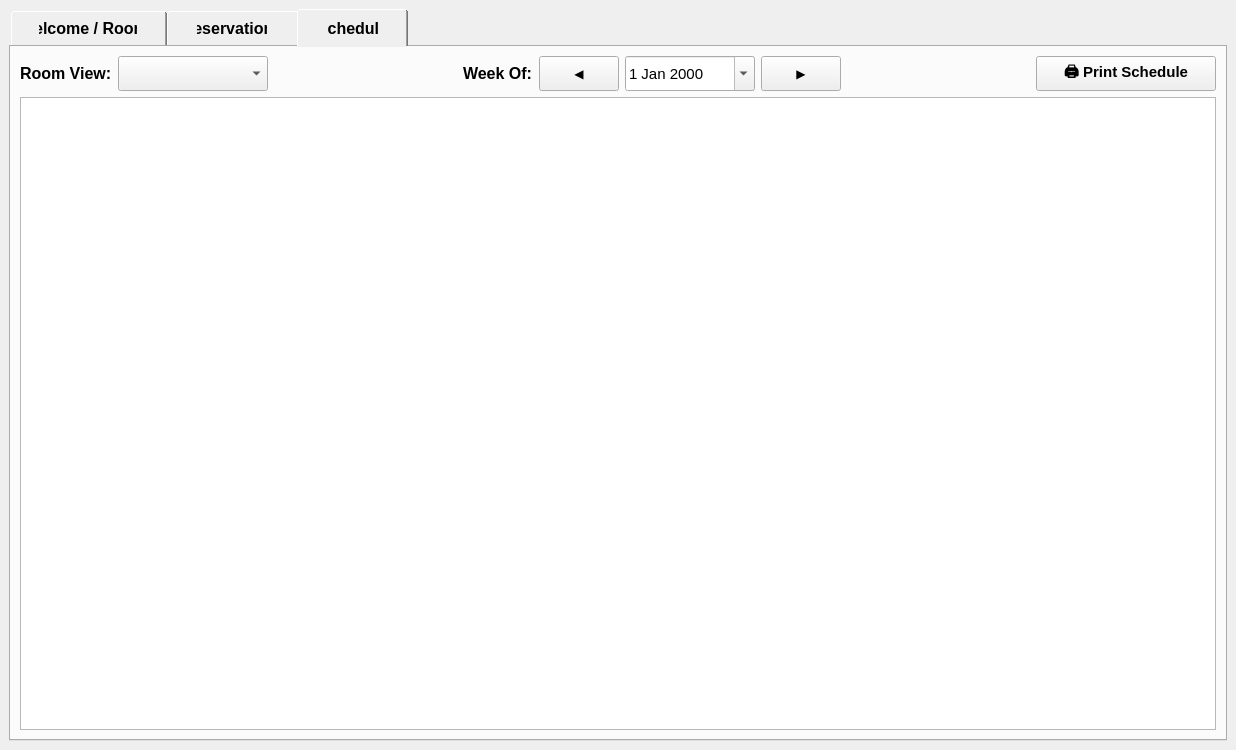
<?xml version="1.0" encoding="UTF-8"?>
<ui version="4.0">
 <class>HomeWindow</class>
 <widget class="QMainWindow" name="HomeWindow">
  <property name="geometry">
   <rect>
    <x>0</x>
    <y>0</y>
    <width>1236</width>
    <height>750</height>
   </rect>
  </property>
  <property name="windowTitle">
   <string>CAS Room &amp; Reservation Manager</string>
  </property>
  <widget class="QWidget" name="centralwidget">
   <layout class="QVBoxLayout" name="verticalLayout">
    <item>
     <widget class="QTabWidget" name="tabWidget">
      <property name="styleSheet">
       <string notr="true">
QTabBar::tab {
    font-size: 12pt;
    font-weight: bold;
    padding: 12px 30px;
}
       </string>
      </property>
      <property name="currentIndex">
       <number>2</number>
      </property>
      <widget class="QWidget" name="welcomeTab">
       <attribute name="title">
        <string>Welcome / Rooms</string>
       </attribute>
       <layout class="QVBoxLayout" name="verticalLayout_2">
        <item>
         <spacer name="topSpacer_1">
          <property name="orientation">
           <enum>Qt::Orientation::Vertical</enum>
          </property>
          <property name="sizeHint" stdset="0">
           <size>
            <width>20</width>
            <height>20</height>
           </size>
          </property>
         </spacer>
        </item>
        <item>
         <widget class="QLabel" name="welcomeLabel">
          <property name="font">
           <font>
            <pointsize>20</pointsize>
            <bold>true</bold>
           </font>
          </property>
          <property name="text">
           <string>Welcome to the CAS Room Manager</string>
          </property>
          <property name="alignment">
           <set>Qt::AlignmentFlag::AlignCenter</set>
          </property>
         </widget>
        </item>
        <item>
         <spacer name="midSpacer_1">
          <property name="orientation">
           <enum>Qt::Orientation::Vertical</enum>
          </property>
          <property name="sizeHint" stdset="0">
           <size>
            <width>20</width>
            <height>30</height>
           </size>
          </property>
         </spacer>
        </item>
        <item>
         <layout class="QHBoxLayout" name="centerRoomLayout">
          <item>
           <spacer name="horizontalSpacer_1">
            <property name="orientation">
             <enum>Qt::Orientation::Horizontal</enum>
            </property>
            <property name="sizeHint" stdset="0">
             <size>
              <width>0</width>
              <height>0</height>
             </size>
            </property>
           </spacer>
          </item>
          <item>
           <widget class="QGroupBox" name="roomGroupBox">
            <property name="minimumSize">
             <size>
              <width>600</width>
              <height>0</height>
             </size>
            </property>
            <property name="font">
             <font>
              <pointsize>11</pointsize>
             </font>
            </property>
            <property name="title">
             <string>Room Management</string>
            </property>
            <layout class="QHBoxLayout" name="horizontalLayout">
             <item>
              <widget class="QLabel" name="labelRoomPrefix">
               <property name="text">
                <string>CAS - </string>
               </property>
              </widget>
             </item>
             <item>
              <widget class="QLineEdit" name="roomInput">
               <property name="placeholderText">
                <string>e.g. 101A</string>
               </property>
              </widget>
             </item>
             <item>
              <widget class="QPushButton" name="btnCreateRoom">
               <property name="text">
                <string>Create Room</string>
               </property>
              </widget>
             </item>
             <item>
              <widget class="QPushButton" name="btnDeleteRoom">
               <property name="text">
                <string>Delete Room</string>
               </property>
              </widget>
             </item>
            </layout>
           </widget>
          </item>
          <item>
           <spacer name="horizontalSpacer_2">
            <property name="orientation">
             <enum>Qt::Orientation::Horizontal</enum>
            </property>
            <property name="sizeHint" stdset="0">
             <size>
              <width>0</width>
              <height>0</height>
             </size>
            </property>
           </spacer>
          </item>
         </layout>
        </item>
        <item>
         <spacer name="bottomSpacer_1">
          <property name="orientation">
           <enum>Qt::Orientation::Vertical</enum>
          </property>
          <property name="sizeHint" stdset="0">
           <size>
            <width>20</width>
            <height>400</height>
           </size>
          </property>
         </spacer>
        </item>
        <item>
         <layout class="QHBoxLayout" name="bottomButtonsLayout">
          <item>
           <widget class="QPushButton" name="btnHelpManual">
            <property name="minimumSize">
             <size>
              <width>150</width>
              <height>35</height>
             </size>
            </property>
            <property name="font">
             <font>
              <pointsize>11</pointsize>
              <bold>true</bold>
             </font>
            </property>
            <property name="text">
             <string>❓ Help / Manual</string>
            </property>
           </widget>
          </item>
          <item>
           <spacer name="bottomHorizontalSpacer">
            <property name="orientation">
             <enum>Qt::Orientation::Horizontal</enum>
            </property>
            <property name="sizeHint" stdset="0">
             <size>
              <width>40</width>
              <height>20</height>
             </size>
            </property>
           </spacer>
          </item>
          <item>
           <widget class="QPushButton" name="btnImportDatabase">
            <property name="minimumSize">
             <size>
              <width>160</width>
              <height>35</height>
             </size>
            </property>
            <property name="font">
             <font>
              <pointsize>11</pointsize>
              <bold>true</bold>
             </font>
            </property>
            <property name="text">
             <string>Import Database</string>
            </property>
           </widget>
          </item>
          <item>
           <widget class="QPushButton" name="btnExportDatabase">
            <property name="minimumSize">
             <size>
              <width>160</width>
              <height>35</height>
             </size>
            </property>
            <property name="font">
             <font>
              <pointsize>11</pointsize>
              <bold>true</bold>
             </font>
            </property>
            <property name="text">
             <string>Export Database</string>
            </property>
           </widget>
          </item>
         </layout>
        </item>
       </layout>
      </widget>
      <widget class="QWidget" name="reservationTab">
       <attribute name="title">
        <string>Reservations</string>
       </attribute>
       <layout class="QVBoxLayout" name="verticalLayout_3">
        <item>
         <spacer name="topSpacer_2">
          <property name="orientation">
           <enum>Qt::Orientation::Vertical</enum>
          </property>
          <property name="sizeHint" stdset="0">
           <size>
            <width>20</width>
            <height>20</height>
           </size>
          </property>
         </spacer>
        </item>
        <item>
         <layout class="QHBoxLayout" name="sideBySideLayout">
          <item>
           <spacer name="horizontalSpacer_3">
            <property name="orientation">
             <enum>Qt::Orientation::Horizontal</enum>
            </property>
            <property name="sizeHint" stdset="0">
             <size>
              <width>0</width>
              <height>0</height>
             </size>
            </property>
           </spacer>
          </item>
          <item>
           <widget class="QGroupBox" name="createResGroupBox">
            <property name="minimumSize">
             <size>
              <width>450</width>
              <height>0</height>
             </size>
            </property>
            <property name="font">
             <font>
              <pointsize>11</pointsize>
             </font>
            </property>
            <property name="title">
             <string>Create New Reservation</string>
            </property>
            <layout class="QFormLayout" name="formLayout">
             <property name="verticalSpacing">
              <number>15</number>
             </property>
             <item row="0" column="0">
              <widget class="QLabel" name="label_room">
               <property name="text">
                <string>Select Room:</string>
               </property>
              </widget>
             </item>
             <item row="0" column="1">
              <widget class="QComboBox" name="roomComboBox">
               <property name="minimumSize">
                <size>
                 <width>0</width>
                 <height>30</height>
                </size>
               </property>
              </widget>
             </item>
             <item row="1" column="0">
              <widget class="QLabel" name="label_name">
               <property name="text">
                <string>Reservation Name:</string>
               </property>
              </widget>
             </item>
             <item row="1" column="1">
              <widget class="QLineEdit" name="resNameInput">
               <property name="minimumSize">
                <size>
                 <width>0</width>
                 <height>30</height>
                </size>
               </property>
              </widget>
             </item>
             <item row="2" column="0">
              <widget class="QLabel" name="label_startDate">
               <property name="text">
                <string>Start Date:</string>
               </property>
              </widget>
             </item>
             <item row="2" column="1">
              <widget class="QDateEdit" name="startDateEdit">
               <property name="minimumSize">
                <size>
                 <width>0</width>
                 <height>30</height>
                </size>
               </property>
               <property name="calendarPopup">
                <bool>true</bool>
               </property>
              </widget>
             </item>
             <item row="3" column="0">
              <widget class="QLabel" name="label_startTime">
               <property name="text">
                <string>Start Time:</string>
               </property>
              </widget>
             </item>
             <item row="3" column="1">
              <widget class="QTimeEdit" name="startTimeEdit">
               <property name="minimumSize">
                <size>
                 <width>0</width>
                 <height>30</height>
                </size>
               </property>
               <property name="displayFormat">
                <string>hh:mm AP</string>
               </property>
              </widget>
             </item>
             <item row="4" column="0">
              <widget class="QLabel" name="label_endDate">
               <property name="text">
                <string>End Date:</string>
               </property>
              </widget>
             </item>
             <item row="4" column="1">
              <widget class="QDateEdit" name="endDateEdit">
               <property name="minimumSize">
                <size>
                 <width>0</width>
                 <height>30</height>
                </size>
               </property>
               <property name="calendarPopup">
                <bool>true</bool>
               </property>
              </widget>
             </item>
             <item row="5" column="0">
              <widget class="QLabel" name="label_endTime">
               <property name="text">
                <string>End Time:</string>
               </property>
              </widget>
             </item>
             <item row="5" column="1">
              <widget class="QTimeEdit" name="endTimeEdit">
               <property name="minimumSize">
                <size>
                 <width>0</width>
                 <height>30</height>
                </size>
               </property>
               <property name="displayFormat">
                <string>hh:mm AP</string>
               </property>
              </widget>
             </item>
             <item row="6" column="0">
              <widget class="QLabel" name="label_frequency">
               <property name="text">
                <string>Frequency:</string>
               </property>
              </widget>
             </item>
             <item row="6" column="1">
              <widget class="QComboBox" name="frequencyComboBox">
               <property name="minimumSize">
                <size>
                 <width>0</width>
                 <height>30</height>
                </size>
               </property>
               <item>
                <property name="text">
                 <string>Does not repeat</string>
                </property>
               </item>
               <item>
                <property name="text">
                 <string>Everyday</string>
                </property>
               </item>
               <item>
                <property name="text">
                 <string>Every Week</string>
                </property>
               </item>
               <item>
                <property name="text">
                 <string>Every Month</string>
                </property>
               </item>
               <item>
                <property name="text">
                 <string>Every Year</string>
                </property>
               </item>
              </widget>
             </item>
             <item row="7" column="0" colspan="2">
              <widget class="QGroupBox" name="weekdayGroupBox">
               <property name="title">
                <string>Repeat on Days:</string>
               </property>
               <layout class="QHBoxLayout" name="weekdayLayout">
                <item>
                 <widget class="QCheckBox" name="chkMon">
                  <property name="text">
                   <string>Mon</string>
                  </property>
                 </widget>
                </item>
                <item>
                 <widget class="QCheckBox" name="chkTue">
                  <property name="text">
                   <string>Tue</string>
                  </property>
                 </widget>
                </item>
                <item>
                 <widget class="QCheckBox" name="chkWed">
                  <property name="text">
                   <string>Wed</string>
                  </property>
                 </widget>
                </item>
                <item>
                 <widget class="QCheckBox" name="chkThu">
                  <property name="text">
                   <string>Thu</string>
                  </property>
                 </widget>
                </item>
                <item>
                 <widget class="QCheckBox" name="chkFri">
                  <property name="text">
                   <string>Fri</string>
                  </property>
                 </widget>
                </item>
                <item>
                 <widget class="QCheckBox" name="chkSat">
                  <property name="text">
                   <string>Sat</string>
                  </property>
                 </widget>
                </item>
                <item>
                 <widget class="QCheckBox" name="chkSun">
                  <property name="text">
                   <string>Sun</string>
                  </property>
                 </widget>
                </item>
               </layout>
              </widget>
             </item>
             <item row="8" column="1">
              <widget class="QPushButton" name="btnCreateReservation">
               <property name="minimumSize">
                <size>
                 <width>0</width>
                 <height>35</height>
                </size>
               </property>
               <property name="text">
                <string>Create Reservation</string>
               </property>
              </widget>
             </item>
            </layout>
           </widget>
          </item>
          <item>
           <spacer name="middleSpacer">
            <property name="orientation">
             <enum>Qt::Orientation::Horizontal</enum>
            </property>
            <property name="sizeHint" stdset="0">
             <size>
              <width>40</width>
              <height>20</height>
             </size>
            </property>
           </spacer>
          </item>
          <item>
           <widget class="QGroupBox" name="manageResGroupBox">
            <property name="minimumSize">
             <size>
              <width>650</width>
              <height>0</height>
             </size>
            </property>
            <property name="font">
             <font>
              <pointsize>11</pointsize>
             </font>
            </property>
            <property name="title">
             <string>Manage Existing Reservations</string>
            </property>
            <layout class="QVBoxLayout" name="verticalLayout_5">
             <property name="spacing">
              <number>15</number>
             </property>
             <item>
              <layout class="QHBoxLayout" name="filterLayout">
               <item>
                <widget class="QLabel" name="labelFilterRoom">
                 <property name="text">
                  <string>Filter by Room:</string>
                 </property>
                </widget>
               </item>
               <item>
                <widget class="QComboBox" name="filterRoomComboBox"/>
               </item>
               <item>
                <widget class="QCheckBox" name="filterDateCheckBox">
                 <property name="text">
                  <string>Filter by Date:</string>
                 </property>
                </widget>
               </item>
               <item>
                <widget class="QDateEdit" name="filterDateEdit">
                 <property name="enabled">
                  <bool>false</bool>
                 </property>
                 <property name="calendarPopup">
                  <bool>true</bool>
                 </property>
                </widget>
               </item>
              </layout>
             </item>
             <item>
              <widget class="QTableWidget" name="reservationTable">
               <property name="editTriggers">
                <set>QAbstractItemView::EditTrigger::NoEditTriggers</set>
               </property>
               <property name="selectionMode">
                <enum>QAbstractItemView::SelectionMode::SingleSelection</enum>
               </property>
               <property name="selectionBehavior">
                <enum>QAbstractItemView::SelectionBehavior::SelectRows</enum>
               </property>
               <column>
                <property name="text">
                 <string>ID</string>
                </property>
               </column>
               <column>
                <property name="text">
                 <string>Name</string>
                </property>
               </column>
               <column>
                <property name="text">
                 <string>Room</string>
                </property>
               </column>
               <column>
                <property name="text">
                 <string>Start Date</string>
                </property>
               </column>
               <column>
                <property name="text">
                 <string>Start Time</string>
                </property>
               </column>
               <column>
                <property name="text">
                 <string>End Time</string>
                </property>
               </column>
               <column>
                <property name="text">
                 <string>End Date</string>
                </property>
               </column>
               <column>
                <property name="text">
                 <string>Frequency</string>
                </property>
               </column>
               <column>
                <property name="text">
                 <string>Days</string>
                </property>
               </column>
              </widget>
             </item>
             <item>
              <layout class="QHBoxLayout" name="horizontalLayout_3">
               <item>
                <widget class="QPushButton" name="btnEditReservation">
                 <property name="minimumSize">
                  <size>
                   <width>0</width>
                   <height>35</height>
                  </size>
                 </property>
                 <property name="text">
                  <string>Edit Selected</string>
                 </property>
                </widget>
               </item>
               <item>
                <widget class="QPushButton" name="btnDeleteReservation">
                 <property name="minimumSize">
                  <size>
                   <width>0</width>
                   <height>35</height>
                  </size>
                 </property>
                 <property name="text">
                  <string>Delete Selected</string>
                 </property>
                </widget>
               </item>
              </layout>
             </item>
            </layout>
           </widget>
          </item>
          <item>
           <spacer name="horizontalSpacer_4">
            <property name="orientation">
             <enum>Qt::Orientation::Horizontal</enum>
            </property>
            <property name="sizeHint" stdset="0">
             <size>
              <width>0</width>
              <height>0</height>
             </size>
            </property>
           </spacer>
          </item>
         </layout>
        </item>
        <item>
         <spacer name="bottomSpacer_2">
          <property name="orientation">
           <enum>Qt::Orientation::Vertical</enum>
          </property>
          <property name="sizeHint" stdset="0">
           <size>
            <width>20</width>
            <height>30</height>
           </size>
          </property>
         </spacer>
        </item>
       </layout>
      </widget>
      <widget class="QWidget" name="scheduleTab">
       <attribute name="title">
        <string>Schedule</string>
       </attribute>
       <layout class="QVBoxLayout" name="verticalLayout_4">
        <item>
         <layout class="QHBoxLayout" name="scheduleHeaderLayout">
          <item>
           <widget class="QLabel" name="lblSchedRoom">
            <property name="font">
             <font>
              <pointsize>12</pointsize>
              <bold>true</bold>
             </font>
            </property>
            <property name="text">
             <string>Room View:</string>
            </property>
           </widget>
          </item>
          <item>
           <widget class="QComboBox" name="scheduleRoomComboBox">
            <property name="minimumSize">
             <size>
              <width>150</width>
              <height>35</height>
             </size>
            </property>
            <property name="font">
             <font>
              <pointsize>11</pointsize>
             </font>
            </property>
           </widget>
          </item>
          <item>
           <spacer name="headerSpacer1">
            <property name="orientation">
             <enum>Qt::Orientation::Horizontal</enum>
            </property>
            <property name="sizeHint" stdset="0">
             <size>
              <width>0</width>
              <height>0</height>
             </size>
            </property>
           </spacer>
          </item>
          <item>
           <widget class="QLabel" name="lblScheduleDate">
            <property name="font">
             <font>
              <pointsize>12</pointsize>
              <bold>true</bold>
             </font>
            </property>
            <property name="text">
             <string>Week Of:</string>
            </property>
           </widget>
          </item>
          <item>
           <widget class="QPushButton" name="btnPrevWeek">
            <property name="minimumSize">
             <size>
              <width>35</width>
              <height>35</height>
             </size>
            </property>
            <property name="text">
             <string>◀</string>
            </property>
           </widget>
          </item>
          <item>
           <widget class="QDateEdit" name="scheduleDateEdit">
            <property name="minimumSize">
             <size>
              <width>130</width>
              <height>35</height>
             </size>
            </property>
            <property name="font">
             <font>
              <pointsize>11</pointsize>
             </font>
            </property>
            <property name="calendarPopup">
             <bool>true</bool>
            </property>
           </widget>
          </item>
          <item>
           <widget class="QPushButton" name="btnNextWeek">
            <property name="minimumSize">
             <size>
              <width>35</width>
              <height>35</height>
             </size>
            </property>
            <property name="text">
             <string>▶</string>
            </property>
           </widget>
          </item>
          <item>
           <spacer name="headerSpacer2">
            <property name="orientation">
             <enum>Qt::Orientation::Horizontal</enum>
            </property>
            <property name="sizeHint" stdset="0">
             <size>
              <width>0</width>
              <height>0</height>
             </size>
            </property>
           </spacer>
          </item>
          <item>
           <widget class="QPushButton" name="btnPrintSchedule">
            <property name="minimumSize">
             <size>
              <width>180</width>
              <height>35</height>
             </size>
            </property>
            <property name="font">
             <font>
              <pointsize>11</pointsize>
              <bold>true</bold>
             </font>
            </property>
            <property name="text">
             <string>🖨️ Print Schedule</string>
            </property>
           </widget>
          </item>
         </layout>
        </item>
        <item>
         <widget class="QGraphicsView" name="scheduleView">
          <property name="alignment">
           <set>Qt::AlignmentFlag::AlignLeading|Qt::AlignmentFlag::AlignLeft|Qt::AlignmentFlag::AlignTop</set>
          </property>
         </widget>
        </item>
       </layout>
      </widget>
     </widget>
    </item>
   </layout>
  </widget>
 </widget>
 <resources/>
 <connections/>
</ui>
